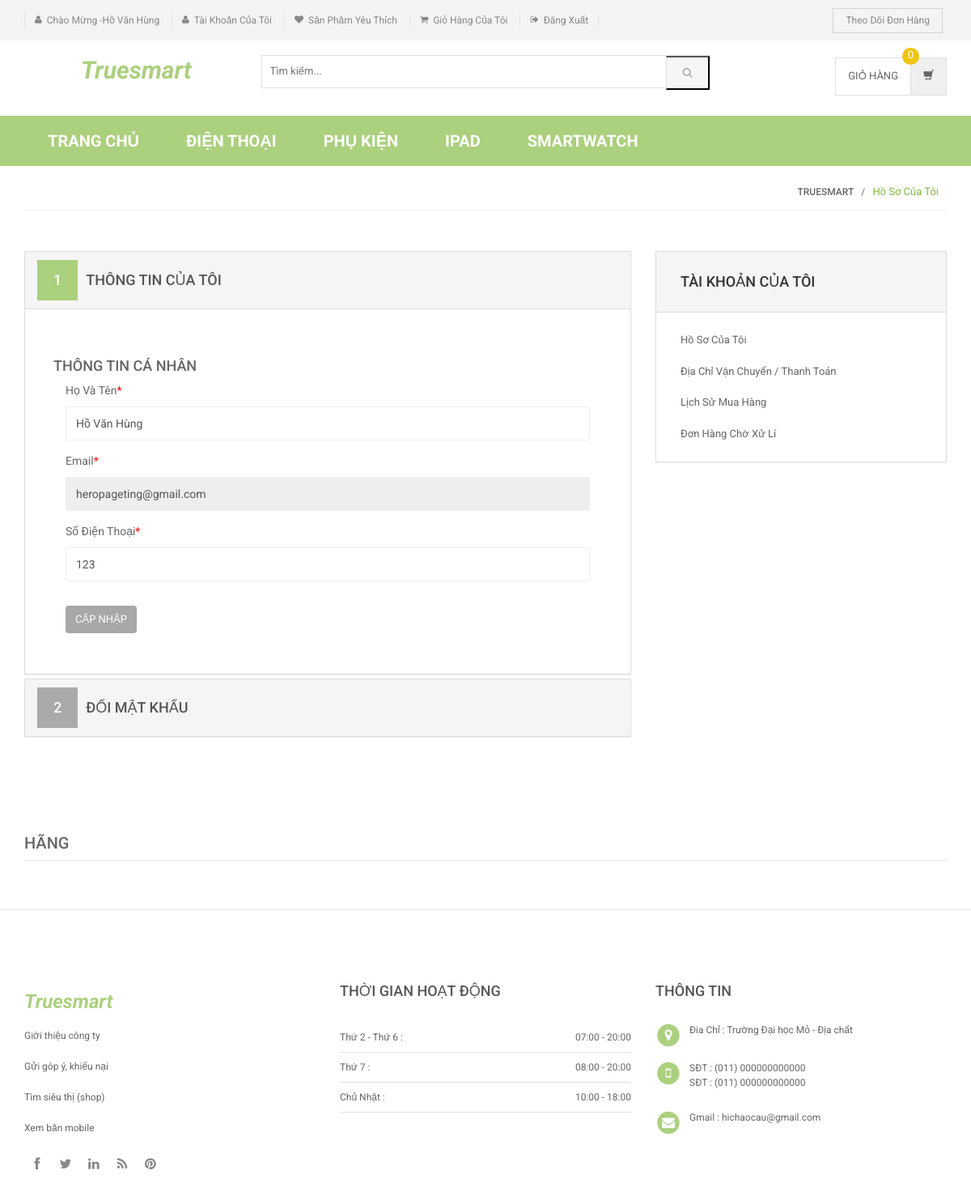
The app's page /my-account.php (signed in) with its own data.
### tables this page shows
CREATE TABLE `category` (
  `id` int(11) NOT NULL,
  `categoryName` varchar(255) DEFAULT NULL,
  `categoryDescription` varchar(6000) DEFAULT NULL,
  `creationDate` timestamp NOT NULL DEFAULT current_timestamp(),
  `updationDate` varchar(255) DEFAULT NULL
);

CREATE TABLE `users` (
  `id` int(11) NOT NULL,
  `name` varchar(255) DEFAULT NULL,
  `email` varchar(255) DEFAULT NULL,
  `contactno` bigint(11) DEFAULT NULL,
  `password` varchar(255) DEFAULT NULL,
  `shippingAddress` varchar(6000) DEFAULT NULL,
  `regDate` timestamp NOT NULL DEFAULT current_timestamp()
);

### my-account.php (the view, shortened to what this page needs)
<?php
include('includes/config.php');
if(strlen($_SESSION['login'])==0)
    {
header('location:login.php');
}
else{
?>
<!DOCTYPE html>
<html lang="en">
	<head>
	    <link rel="stylesheet" href="assets/css/bootstrap.min.css">
	    <link rel="stylesheet" href="assets/css/main.css">
	    <link rel="stylesheet" href="assets/css/green.css">
	    <link rel="stylesheet" href="assets/css/owl.carousel.css">
		<link rel="stylesheet" href="assets/css/owl.transitions.css">
		<link href="assets/css/lightbox.css" rel="stylesheet">
		<link rel="stylesheet" href="assets/css/animate.min.css">
		<link rel="stylesheet" href="assets/css/rateit.css">
		<link rel="stylesheet" href="assets/css/bootstrap-select.min.css">
		<link rel="stylesheet" href="assets/css/config.css">
		<link href="assets/css/green.css" rel="alternate stylesheet" title="Green color">
		<link href="assets/css/blue.css" rel="alternate stylesheet" title="Blue color">
		<link href="assets/css/red.css" rel="alternate stylesheet" title="Red color">
		<link href="assets/css/orange.css" rel="alternate stylesheet" title="Orange color">
		<link href="assets/css/dark-green.css" rel="alternate stylesheet" title="Darkgreen color">
		<link rel="stylesheet" href="assets/css/font-awesome.min.css">
	</head>
    <body class="cnt-home">
<header class="header-style-1">
<?php include('includes/top-header.php');?>
<?php include('includes/main-header.php');?>
<?php include('includes/menu-bar.php');?>
</header>
<div class="breadcrumb">
	<div class="container">
		<div class="breadcrumb-inner">
			<ul class="list-inline list-unstyled">
				<li><a href="#">TRUESMART</a></li>
				<li class='active'>Hồ Sơ Của Tôi</li>
			</ul>
		</div>
	</div>
</div>
<div class="body-content outer-top-bd">
	<div class="container">
		<div class="checkout-box inner-bottom-sm">
			<div class="row">
				<div class="col-md-8">
					<div class="panel-group checkout-steps" id="accordion">
<div class="panel panel-default checkout-step-01">
		<div class="panel-heading">
    	<h4 class="unicase-checkout-title">
	        <a data-toggle="collapse" class="" data-parent="#accordion" href="#collapseOne">
	          <span>1</span>thông tin của tôi
	        </a>
	     </h4>
    </div>
	<div id="collapseOne" class="panel-collapse collapse in">
	    <div class="panel-body">
			<div class="row">
<h4>THÔNG TIN CÁ NHÂN</h4>
				<div class="col-md-12 col-sm-12 already-registered-login">
<?php
$query=mysqli_query($con,"select * from users where id='".$_SESSION['id']."'");
while($row=mysqli_fetch_array($query))
{
?>
					<form class="register-form" role="form" method="post">
<div class="form-group">
					    <label class="info-title" for="name">Họ Và Tên<span>*</span></label>
					    <input type="text" class="form-control unicase-form-control text-input" value="<?php echo $row['name'];?>" id="name" name="name" required="required">
					  </div>
						<div class="form-group">
					    <label class="info-title" for="exampleInputEmail1">Email<span>*</span></label>
			 <input type="email" class="form-control unicase-form-control text-input" id="exampleInputEmail1" value="<?php echo $row['email'];?>" readonly>
					  </div>
					  <div class="form-group">
					    <label class="info-title" for="Contact No.">Số Điện Thoại<span>*</span></label>
					    <input type="text" class="form-control unicase-form-control text-input" id="contactno" name="contactno" required="required" value="<?php echo $row['contactno'];?>"  maxlength="10">
					  </div>
					  <button type="submit" name="update" class="btn-upper btn btn-primary checkout-page-button">Cập Nhập</button>
					</form>
					<?php } ?>
				</div>
			</div>
		</div>
	</div>
</div>
					  	<div class="panel panel-default checkout-step-02">
						    <div class="panel-heading">
						      <h4 class="unicase-checkout-title">
						        <a data-toggle="collapse" class="collapsed" data-parent="#accordion" href="#collapseTwo">
						          <span>2</span>Đổi Mật Khẩu
						        </a>
						      </h4>
						    </div>
					  	</div>
					</div>
				</div>
			<?php include('includes/myaccount-sidebar.php');?>
			</div>
		</div>
	<?php include('includes/brands-slider.php');?>
</div>
</div>
<?php include('includes/footer.php');?>
</body>
</html>
<?php } ?>

### includes/menu-bar.php (shortened to what this page needs)
<div class="header-nav animate-dropdown">
    <div class="container">
        <div class="yamm navbar navbar-default" role="navigation">
            <div class="nav-bg-class">
                <div class="navbar-collapse collapse" id="mc-horizontal-menu-collapse">
	<div class="nav-outer">
		<ul class="nav navbar-nav">
			<li class="active dropdown yamm-fw" style="
    background-color: #abd07e; ">
				<a href="index.php" data-hover="dropdown" class="dropdown-toggle" ><b>TRANG CHỦ</b> </a>
			</li>
              <?php $sql=mysqli_query($con,"select id,categoryName  from category limit 6");
while($row=mysqli_fetch_array($sql))
{
    ?>
			<li class="dropdown yamm">
				<a href="category.php?cid=<?php echo $row['id'];?>"> <b><?php echo $row['categoryName'];?></b></a>
			</li>
			<?php } ?>
		</ul>
		<div class="clearfix"></div>
	</div>
</div>
            </div>
        </div>
    </div>
</div>

### assets/css/green.css (style rules this page uses)
a { color: #abd07e; }
.header-style-1 .header-nav { background: #abd07e; }
.cnt-home .header-style-1 .header-nav .navbar .navbar-nav > li.active { background: #84b943; }
.breadcrumb ul li.active { color: #84b943; }
.checkout-box .checkout-steps .panel .panel-heading .unicase-checkout-title > a:not(.collapsed) span { background-color: #abd07e; }

### assets/css/lightbox.css (style rules this page uses)
body:after { content: url(../images/close.png) url(../images/loading.gif) url(../images/prev.png) url(../images/next.png); display: none; }

### assets/css/blue.css (style rules this page uses)
a { color: #3498db; }
.header-style-1 .header-nav { background: #3498db; }
.cnt-home .header-style-1 .header-nav .navbar .navbar-nav > li.active { background: #1d6ca1; }
.breadcrumb ul li.active { color: #1d6ca1; }
.checkout-box .checkout-steps .panel .panel-heading .unicase-checkout-title > a:not(.collapsed) span { background-color: #3498db; }

### assets/css/red.css (style rules this page uses)
a { color: #ff6c6c; }
.header-style-1 .header-nav { background: #ff6c6c; }
.cnt-home .header-style-1 .header-nav .navbar .navbar-nav > li.active { background: #ff1a1a; }
.breadcrumb ul li.active { color: #ff1a1a; }
.checkout-box .checkout-steps .panel .panel-heading .unicase-checkout-title > a:not(.collapsed) span { background-color: #ff6c6c; }

### assets/css/orange.css (style rules this page uses)
a { color: #f39c12; }
.header-style-1 .header-nav { background: #f39c12; }
.cnt-home .header-style-1 .header-nav .navbar .navbar-nav > li.active { background: #ab6c09; }
.breadcrumb ul li.active { color: #ab6c09; }
.checkout-box .checkout-steps .panel .panel-heading .unicase-checkout-title > a:not(.collapsed) span { background-color: #f39c12; }

### assets/css/dark-green.css (style rules this page uses)
a { color: #12cca7; }
.header-style-1 .header-nav { background: #12cca7; }
.cnt-home .header-style-1 .header-nav .navbar .navbar-nav > li.active { background: #0b816a; }
.breadcrumb ul li.active { color: #0b816a; }
.checkout-box .checkout-steps .panel .panel-heading .unicase-checkout-title > a:not(.collapsed) span { background-color: #12cca7; }

### records on screen
category: categoryName "ĐIỆN THOẠI"
category: categoryName "PHỤ KIỆN"
category: categoryName "IPAD"
category: categoryName "SMARTWATCH"
users: name "Hồ Văn Hùng", email "heropageting@gmail.com", contactno "123"

### other values on screen
$_SESSION['username'] "Hồ Văn Hùng"
